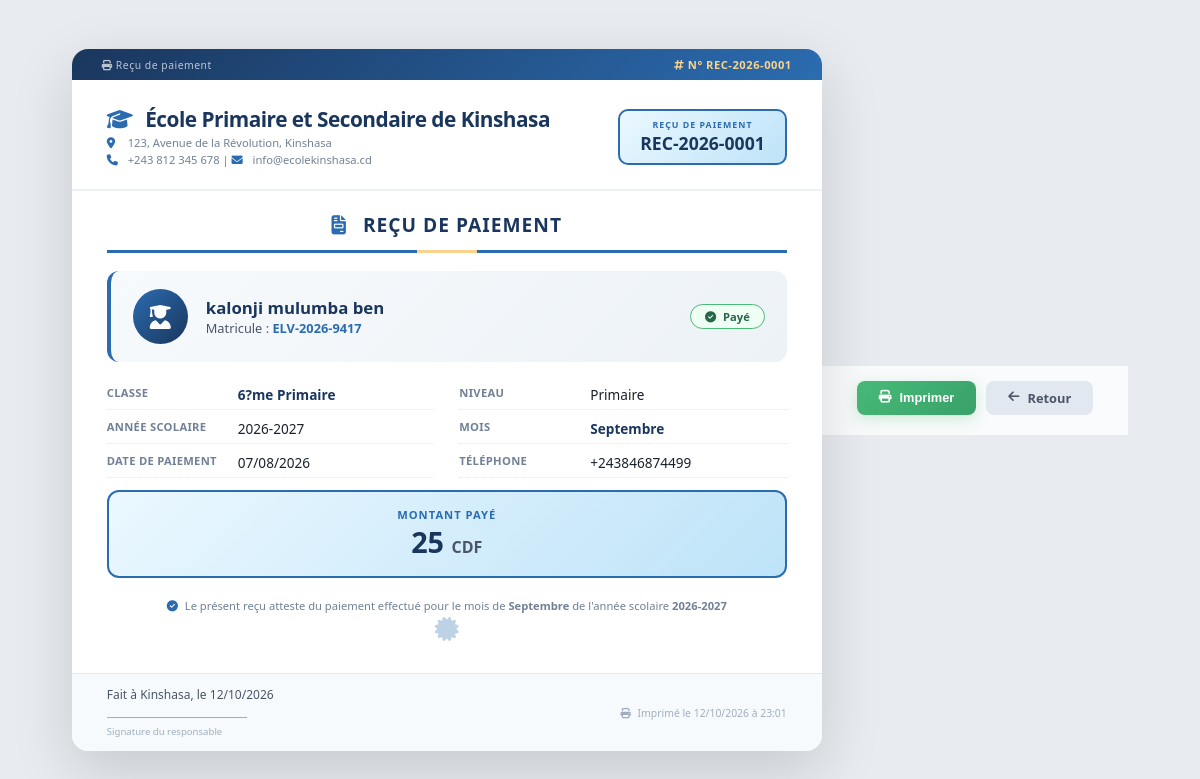
The page /eleve/recus/imprimer.php?id=1 (signed in) on the database its author committed.
### tables this page shows
CREATE TABLE `paiements` (
  `idPaiement` int(11) NOT NULL,
  `idInscription` int(11) NOT NULL,
  `idFrais` int(11) NOT NULL,
  `mois` enum('Septembre','Octobre','Novembre','D?cembre','Janvier','F?vrier','Mars','Avril','Mai','Juin','Juillet') DEFAULT NULL,
  `montantPaye` decimal(10,2) NOT NULL,
  `datePaiement` datetime DEFAULT current_timestamp(),
  `idCaissier` int(11) NOT NULL,
  `numeroRecu` varchar(50) DEFAULT NULL
);

CREATE TABLE `eleves` (
  `idEleve` int(11) NOT NULL,
  `matricule` varchar(30) NOT NULL,
  `nom` varchar(100) NOT NULL,
  `postNom` varchar(100) DEFAULT NULL,
  `prenom` varchar(100) DEFAULT NULL,
  `lieuNaissance` varchar(100) DEFAULT NULL,
  `sexe` enum('M','F') DEFAULT NULL,
  `dateNaissance` date DEFAULT NULL,
  `adresse` varchar(255) DEFAULT NULL,
  `telephone` varchar(20) DEFAULT NULL,
  `nomPere` varchar(100) DEFAULT NULL,
  `nomMere` varchar(100) DEFAULT NULL,
  `motDePasse` varchar(255) DEFAULT NULL,
  `idUtilisateur` int(11) DEFAULT NULL
);

CREATE TABLE `classes` (
  `idClasse` int(11) NOT NULL,
  `nomClasse` varchar(50) NOT NULL,
  `idNiveau` int(11) NOT NULL
);

CREATE TABLE `niveaux` (
  `idNiveau` int(11) NOT NULL,
  `nomNiveau` varchar(50) NOT NULL,
  `description` text DEFAULT NULL
);

CREATE TABLE `annees_scolaires` (
  `idAnnee` int(11) NOT NULL,
  `libelle` varchar(20) NOT NULL,
  `annee` varchar(20) DEFAULT NULL,
  `active` tinyint(1) DEFAULT 1
);

### eleve/recus/imprimer.php (the view, shortened to what this page needs)
<?php
$idPaiement = isset($_GET['id']) ? intval($_GET['id']) : 0;
$db = db();
$eleve_id = $_SESSION['eleve_id'];
$sql = "
    SELECT
        p.idPaiement,
        p.montantPaye,
        p.datePaiement,
        p.numeroRecu,
        p.mois,
        e.matricule,
        e.nom,
        e.postNom,
        e.prenom,
        e.telephone,
        e.adresse,
        c.nomClasse,
        n.nomNiveau,
        a.libelle as annee_scolaire
    FROM paiements p
    JOIN inscriptions i ON p.idInscription = i.idInscription
    JOIN eleves e ON i.idEleve = e.idEleve
    JOIN classes c ON i.idClasse = c.idClasse
    JOIN niveaux n ON c.idNiveau = n.idNiveau
    JOIN annees_scolaires a ON i.idAnnee = a.idAnnee
    WHERE p.idPaiement = :id
    AND i.idEleve = :eleve_id
";
$stmt = $db->prepare($sql);
$stmt->execute(['id' => $idPaiement, 'eleve_id' => $eleve_id]);
$paiement = $stmt->fetch(PDO::FETCH_ASSOC);
$nom_ecole = "École Primaire et Secondaire de Kinshasa";
$adresse_ecole = "123, Avenue de la Révolution, Kinshasa";
$telephone_ecole = "+243 812 345 678";
$email_ecole = "info@ecolekinshasa.cd";
$num_recu = $paiement['numeroRecu'];
$date_recu = date('d/m/Y');
$heure_recu = date('H:i');
$nom_complet = trim($paiement['nom'] . ' ' . ($paiement['postNom'] ?? '') . ' ' . $paiement['prenom']);
$annee_scolaire = $paiement['annee_scolaire'] ?? 'Année en cours';
$mois_affichage = $paiement['mois'] ?? 'Non spécifié';
$montant = floatval($paiement['montantPaye'] ?? 0);
?>
<!DOCTYPE html>
<html lang="fr">
<head>
    <link rel="stylesheet" href="https://cdnjs.cloudflare.com/ajax/libs/font-awesome/6.4.0/css/all.min.css">
</head>
<body>
<div class="recu-wrapper">
    <div class="recu-top-bar">
        <span><i class="fas fa-print"></i> Reçu de paiement</span>
        <span class="recu-num"><i class="fas fa-hashtag"></i> N° <?php echo htmlspecialchars($num_recu); ?></span>
    </div>
    <div class="recu-header">
        <div class="ecole-info">
            <h1><i class="fas fa-graduation-cap"></i> <?php echo $nom_ecole; ?></h1>
            <p><i class="fas fa-map-marker-alt"></i> <?php echo $adresse_ecole; ?></p>
            <p><i class="fas fa-phone"></i> <?php echo $telephone_ecole; ?> | <i class="fas fa-envelope"></i> <?php echo $email_ecole; ?></p>
        </div>
        <div class="recu-badge">
            <div class="label">Reçu de paiement</div>
            <div class="number"><?php echo htmlspecialchars($num_recu); ?></div>
        </div>
    </div>
    <div class="recu-body">
        <div class="recu-title">
            <i class="fas fa-file-invoice"></i> REÇU DE PAIEMENT
        </div>
        <div class="identity-card">
            <div class="avatar">
                <i class="fas fa-user-graduate"></i>
            </div>
            <div class="info">
                <div class="name"><?php echo htmlspecialchars($nom_complet); ?></div>
                <div class="matricule">
                    Matricule : <strong><?php echo htmlspecialchars($paiement['matricule']); ?></strong>
                </div>
            </div>
            <div class="status">
                <span class="badge paye">
                    <i class="fas fa-check-circle"></i>
                    Payé
                </span>
            </div>
        </div>
        <div class="info-grid">
            <div class="info-item">
                <span class="label">Classe</span>
                <span class="value"><strong><?php echo htmlspecialchars($paiement['nomClasse'] ?? 'Non définie'); ?></strong></span>
            </div>
            <div class="info-item">
                <span class="label">Niveau</span>
                <span class="value"><?php echo htmlspecialchars($paiement['nomNiveau'] ?? 'Non défini'); ?></span>
            </div>
            <div class="info-item">
                <span class="label">Année scolaire</span>
                <span class="value"><?php echo htmlspecialchars($annee_scolaire); ?></span>
            </div>
            <div class="info-item">
                <span class="label">Mois</span>
                <span class="value"><strong><?php echo htmlspecialchars($mois_affichage); ?></strong></span>
            </div>
            <div class="info-item">
                <span class="label">Date de paiement</span>
                <span class="value"><?php echo date('d/m/Y', strtotime($paiement['datePaiement'])); ?></span>
            </div>
            <div class="info-item">
                <span class="label">Téléphone</span>
                <span class="value"><?php echo htmlspecialchars($paiement['telephone'] ?? '-'); ?></span>
            </div>
        </div>
        <div class="montant-box">
            <div class="label">Montant payé</div>
            <div class="amount">
                <?php echo number_format($montant, 0, ',', ' '); ?> <span>CDF</span>
            </div>
        </div>
        <div class="mention">
            <p>
                <i class="fas fa-check-circle"></i>
                Le présent reçu atteste du paiement effectué pour le mois de
                <strong><?php echo htmlspecialchars($mois_affichage); ?></strong>
                de l'année scolaire <strong><?php echo htmlspecialchars($annee_scolaire); ?></strong>
            </p>
            <div class="seal">
                <i class="fas fa-certificate"></i>
            </div>
        </div>
    </div>
    <div class="recu-footer">
        <div class="signature">
            <div>Fait à Kinshasa, le <?php echo $date_recu; ?></div>
            <div style="margin-top: 2px;">
                <span class="line"></span>
                <br>
                <span class="line-label">Signature du responsable</span>
            </div>
        </div>
        <div class="date-print">
            <i class="fas fa-print"></i> Imprimé le <?php echo $date_recu . ' à ' . $heure_recu; ?>
        </div>
    </div>
</div>
<div class="btn-actions">
    <button class="btn btn-print" onclick="window.print()">
        <i class="fas fa-print"></i> Imprimer
    </button>
    <a href="index.php" class="btn btn-back">
        <i class="fas fa-arrow-left"></i> Retour
    </a>
</div>
</body>
</html>

### rows shown on the page
paiements: numeroRecu "REC-2026-0001", eleves.nom+postNom+prenom "kalonji mulumba ben", eleves.matricule "ELV-2026-9417", classes.nomClasse "6?me Primaire", niveaux.nomNiveau "Primaire", annees_scolaires.libelle "2026-2027", mois "Septembre", datePaiement "07/08/2026", eleves.telephone "+243846874499", montantPaye "25"

### other values the page prints
$nom_ecole "École Primaire et Secondaire de Kinshasa"
$adresse_ecole "123, Avenue de la Révolution, Kinshasa"
$telephone_ecole "+243 812 345 678"
$email_ecole "info@ecolekinshasa.cd"
